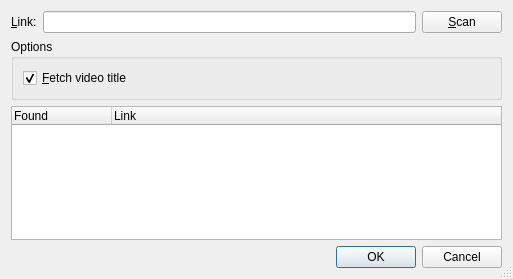
<ui version="4.0" >
 <author>Toni Gundogdu</author>
 <class>scanDialog</class>
 <widget class="QDialog" name="scanDialog" >
  <property name="windowModality" >
   <enum>Qt::ApplicationModal</enum>
  </property>
  <property name="geometry" >
   <rect>
    <x>0</x>
    <y>0</y>
    <width>513</width>
    <height>279</height>
   </rect>
  </property>
  <property name="windowTitle" >
   <string>Scan</string>
  </property>
  <property name="windowIcon" >
   <iconset resource="abby.qrc" >
    <normaloff>:/edit-find.png</normaloff>:/edit-find.png</iconset>
  </property>
  <property name="sizeGripEnabled" >
   <bool>true</bool>
  </property>
  <layout class="QGridLayout" name="gridLayout" >
   <item row="0" column="0" >
    <layout class="QHBoxLayout" name="horizontalLayout" >
     <item>
      <widget class="QLabel" name="label" >
       <property name="text" >
        <string>&amp;Link:</string>
       </property>
       <property name="buddy" >
        <cstring>linkEdit</cstring>
       </property>
      </widget>
     </item>
     <item>
      <widget class="QLineEdit" name="linkEdit" />
     </item>
     <item>
      <widget class="QPushButton" name="scanButton" >
       <property name="text" >
        <string>&amp;Scan</string>
       </property>
       <property name="icon" >
        <iconset resource="abby.qrc" >
         <normaloff>:/edit-find.png</normaloff>:/edit-find.png</iconset>
       </property>
       <property name="iconSize" >
        <size>
         <width>16</width>
         <height>16</height>
        </size>
       </property>
      </widget>
     </item>
    </layout>
   </item>
   <item row="1" column="0" >
    <widget class="QGroupBox" name="groupBox" >
     <property name="title" >
      <string>Options</string>
     </property>
     <layout class="QFormLayout" name="formLayout" >
      <item row="0" column="0" >
       <widget class="QCheckBox" name="titlesBox" >
        <property name="toolTip" >
         <string>Have abby fetch video page titles for the found
video page links. This will cause the scan process
to take more time and bandwidth. </string>
        </property>
        <property name="text" >
         <string>&amp;Fetch video title</string>
        </property>
        <property name="checked" >
         <bool>true</bool>
        </property>
       </widget>
      </item>
     </layout>
    </widget>
   </item>
   <item row="2" column="0" >
    <widget class="QTreeWidget" name="itemsTree" >
     <property name="rootIsDecorated" >
      <bool>false</bool>
     </property>
     <column>
      <property name="text" >
       <string>Found</string>
      </property>
     </column>
     <column>
      <property name="text" >
       <string>Link</string>
      </property>
     </column>
    </widget>
   </item>
   <item row="3" column="0" >
    <widget class="QDialogButtonBox" name="buttonBox" >
     <property name="orientation" >
      <enum>Qt::Horizontal</enum>
     </property>
     <property name="standardButtons" >
      <set>QDialogButtonBox::Cancel|QDialogButtonBox::Ok</set>
     </property>
    </widget>
   </item>
  </layout>
 </widget>
 <tabstops>
  <tabstop>linkEdit</tabstop>
  <tabstop>scanButton</tabstop>
  <tabstop>itemsTree</tabstop>
  <tabstop>titlesBox</tabstop>
  <tabstop>buttonBox</tabstop>
 </tabstops>
 <resources>
  <include location="abby.qrc" />
 </resources>
 <connections>
  <connection>
   <sender>buttonBox</sender>
   <signal>accepted()</signal>
   <receiver>scanDialog</receiver>
   <slot>accept()</slot>
   <hints>
    <hint type="sourcelabel" >
     <x>248</x>
     <y>254</y>
    </hint>
    <hint type="destinationlabel" >
     <x>157</x>
     <y>274</y>
    </hint>
   </hints>
  </connection>
  <connection>
   <sender>buttonBox</sender>
   <signal>rejected()</signal>
   <receiver>scanDialog</receiver>
   <slot>reject()</slot>
   <hints>
    <hint type="sourcelabel" >
     <x>316</x>
     <y>260</y>
    </hint>
    <hint type="destinationlabel" >
     <x>286</x>
     <y>274</y>
    </hint>
   </hints>
  </connection>
  <connection>
   <sender>scanButton</sender>
   <signal>clicked()</signal>
   <receiver>scanDialog</receiver>
   <slot>onScan()</slot>
   <hints>
    <hint type="sourcelabel" >
     <x>462</x>
     <y>23</y>
    </hint>
    <hint type="destinationlabel" >
     <x>256</x>
     <y>119</y>
    </hint>
   </hints>
  </connection>
 </connections>
 <slots>
  <slot>onScan()</slot>
 </slots>
</ui>
